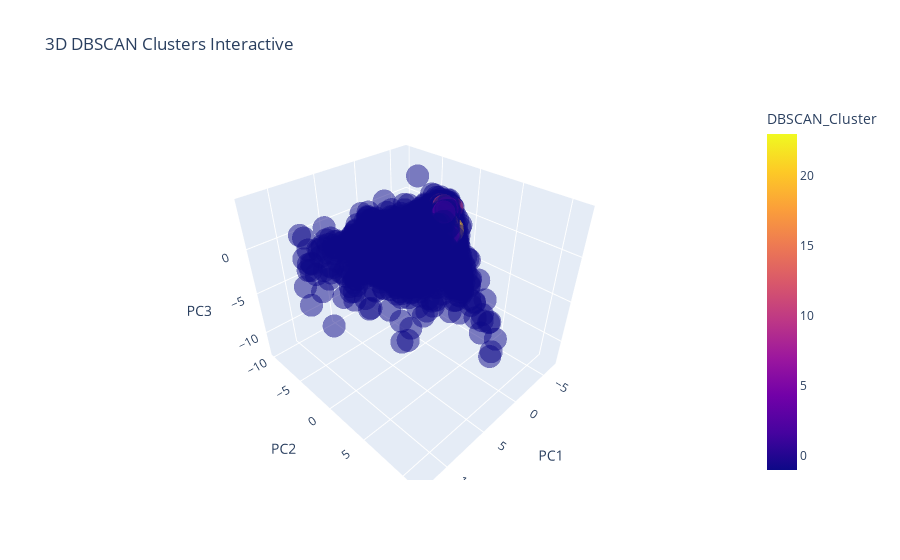

This figure's notebook cell:
### Code cell
import matplotlib.pyplot as plt
import plotly.express as px
from mpl_toolkits.mplot3d import Axes3D
plt.style.use('default')  # Reset style


# 3D DBSCAN Clustering Visualization
fig = plt.figure(figsize=(10, 8))
ax = fig.add_subplot(111, projection='3d')

x = customer_data_pca.iloc[:, 0]  # PCA1
y = customer_data_pca.iloc[:, 1]  # PCA2
z = customer_data_pca.iloc[:, 2]  # PCA3


fig = px.scatter_3d(
    customer_data_pca,
    x=customer_data_pca.columns[0],
    y=customer_data_pca.columns[1],
    z=customer_data_pca.columns[2],
    color='DBSCAN_Cluster',
    title='3D DBSCAN Clusters Interactive',
    opacity=0.5
)
fig.show()

### Figure 1 — Plotly figure (JSON) as saved in the notebook; plotly's stock layout.template omitted (floating-point values rounded to 4 significant figures; data arrays with more than 128 entries replaced by an {"elided": "..."} marker saying what was removed)
{"data": [{"hovertemplate": "PC1=%{x}<br>PC2=%{y}<br>PC3=%{z}<br>DBSCAN_Cluster=%{marker.color}<extra></extra>", "legendgroup": "", "marker": {"color": {"elided": "4075 int values"}, "coloraxis": "coloraxis", "opacity": 0.5, "symbol": "circle"}, "mode": "markers", "name": "", "scene": "scene", "showlegend": false, "type": "scatter3d", "x": {"elided": "4075 float values"}, "y": {"elided": "4075 float values"}, "z": {"elided": "4075 float values"}}], "layout": {"coloraxis": {"colorbar": {"title": {"text": "DBSCAN_Cluster"}}, "colorscale": [[0, "#0d0887"], [0.1111, "#46039f"], [0.2222, "#7201a8"], [0.3333, "#9c179e"], [0.4444, "#bd3786"], [0.5556, "#d8576b"], [0.6667, "#ed7953"], [0.7778, "#fb9f3a"], [0.8889, "#fdca26"], [1, "#f0f921"]]}, "legend": {"tracegroupgap": 0}, "scene": {"domain": {"x": [0, 1], "y": [0, 1]}, "xaxis": {"title": {"text": "PC1"}}, "yaxis": {"title": {"text": "PC2"}}, "zaxis": {"title": {"text": "PC3"}}}, "title": {"text": "3D DBSCAN Clusters Interactive"}}}
